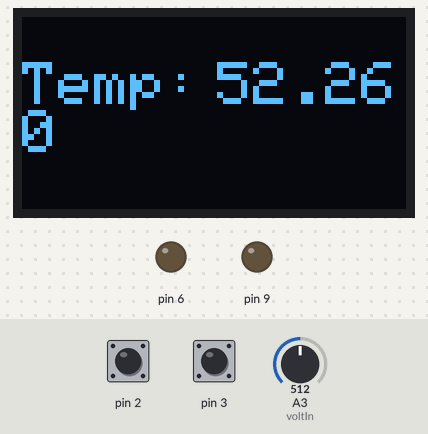
The sketch below on a simulated Arduino Uno, built with avr-gcc and run on an emulated ATmega328P. Shown: 128×64 one-colour display, output pins drawn as LEDs (lit = HIGH). The inputs (shaded band) are chosen by the test bench; at power-on: pin 2 HIGH, A3 (voltIn) = 512, pin 3 HIGH. The display library's start-up logo is not drawn; what the sketch prints to the serial monitor is not drawn.

Above: at 3.7 s.
3.8 s: pin 2 pulled LOW for 0.6 s
At 5.4 s:
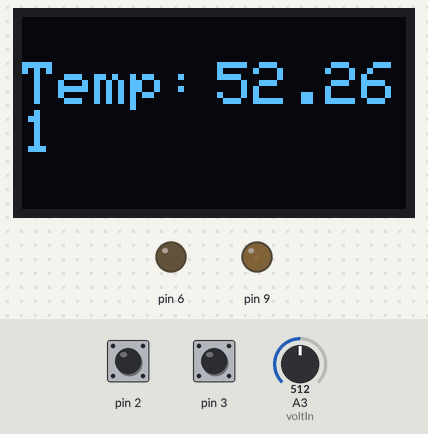
5.9 s: A3 (voltIn) set to 0
At 6.8 s:
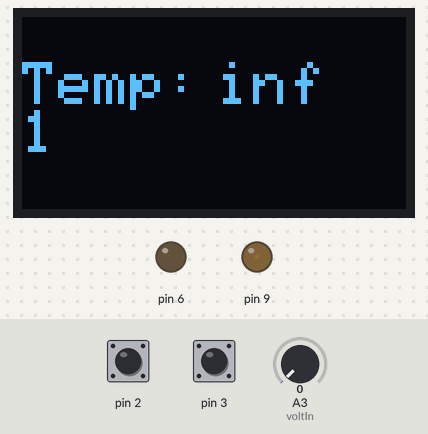
7.5 s: pin 3 pulled LOW for 0.6 s
At 8.0 s:
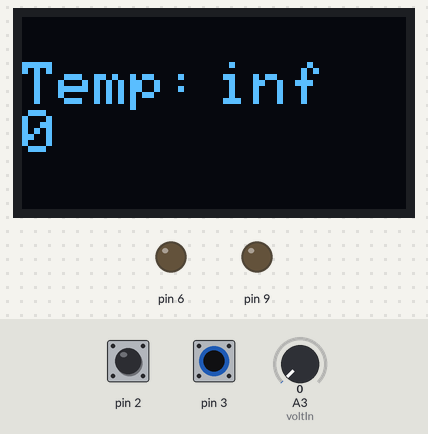
9.6 s: A3 (voltIn) set to 122
At 11.1 s:
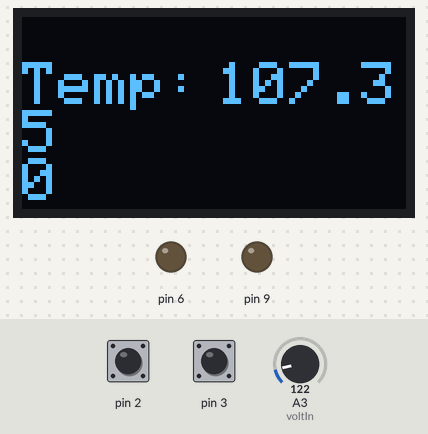
11.5 s: pin 2 pulled LOW for 1 s
At 12.3 s:
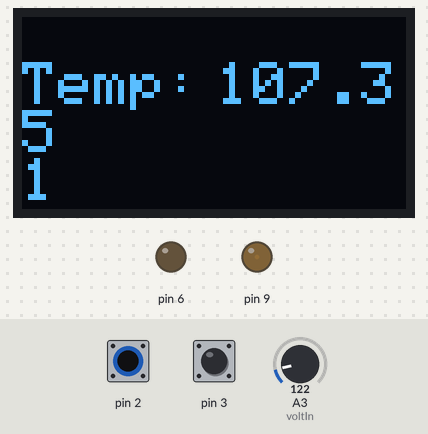
14.0 s: A3 (voltIn) set to 306
At 15.3 s:
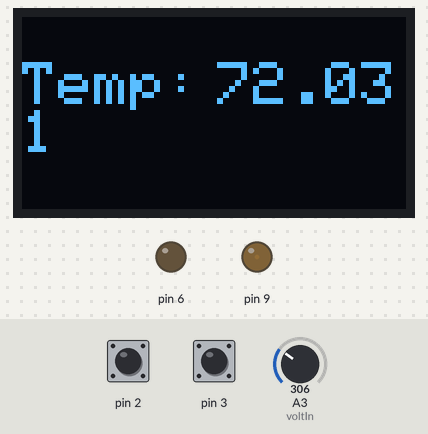
Timing chart, 0 to 16.5 s (numbered marks = the images above; inputs shaded):
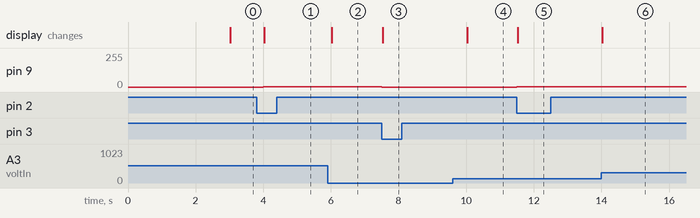

The sketch:

Button_Control_Heater_and_TempOLED.ino
```cpp
#include <Wire.h>
#include <Adafruit_GFX.h>
#include <Adafruit_SSD1306.h>

#define OLED_RESET 4
Adafruit_SSD1306 display(OLED_RESET);

#define NUMFLAKES 10
#define XPOS 0
#define YPOS 1
#define DELTAY 2

#define LOGO16_GLCD_HEIGHT 16
#define LOGO16_GLCD_WIDTH  16
static unsigned char PROGMEM const logo16_glcd_bmp[] =
{ B00000000, B11000000,
  B00000001, B11000000,
  B00000001, B11000000,
  B00000011, B11100000,
  B11110011, B11100000,
  B11111110, B11111000,
  B01111110, B11111111,
  B00110011, B10011111,
  B00011111, B11111100,
  B00001101, B01110000,
  B00011011, B10100000,
  B00111111, B11100000,
  B00111111, B11110000,
  B01111100, B11110000,
  B01110000, B01110000,
  B00000000, B00110000
 };

#if (SSD1306_LCDHEIGHT != 64)
#error("Height incorrect, please fix Adafruit_SSD1306.h!");
#endif

double anlogVal = 0;
int voltIn = A3;
volatile int heatOut = 0;
double actTemp = 0;


void setup() {
  // put your setup code here, to run once:
  pinMode(voltIn, INPUT);
  pinMode(9, OUTPUT);
  pinMode(2, INPUT_PULLUP);
  pinMode(3, INPUT_PULLUP);
  analogReference(EXTERNAL);
  attachInterrupt(digitalPinToInterrupt(2), heatUp, FALLING);
  attachInterrupt(digitalPinToInterrupt(3), heatDown, FALLING);
  analogWrite(6,0);
  Serial.begin(9600);

  // initialize with the I2C addr 0x3D (for the 128x64)
  display.begin(SSD1306_SWITCHCAPVCC, 0x3C);

  // show splashscreen
  display.display();
  delay(2000);
  display.clearDisplay();

  display.setTextSize(2);
  display.setTextColor(WHITE);
  display.clearDisplay();
  display.display();
  delay(500);
}

void loop() {
  // put your main code here, to run repeatedly:
  if(millis() % 500 == 0){ //Every 500 miliseconds
    analogWrite(9, heatOut);
    anlogVal = analogRead(voltIn);
    actTemp = (log(anlogVal) * -38.41) + 291.87;
    display.setCursor(0, 15);
    display.println("Temp:");
    display.setCursor(65, 15);
    display.println(actTemp);
    display.println(heatOut);
    display.display();
    Serial.println(anlogVal);
    delay(100);
    display.clearDisplay();
  }
}

void heatUp () {
  if(heatOut == 255)
  {
    heatOut == 255;
    return;
  }
  heatOut++;
}

void heatDown () {
  if(heatOut == 0)
  {
    heatOut == 0;
    return;
  }
  heatOut--;
}
```

Measured:
- after the input at 3.8 s, pin 9: 0/255 → 1/255 after 0.20 s; the display: changes after 0.23 s (image 1)
- after the input at 5.9 s, the display: changes after 0.13 s (image 2)
- after the input at 7.5 s, pin 9: 1/255 → 0/255 at once; the display: changes at once (image 3)
- after the input at 9.6 s, the display: changes after 0.43 s (image 4)
- after the input at 11.5 s, pin 9: 0/255 → 1/255 at once; the display: changes at once (image 5)
- after the input at 14.0 s, the display: changes at once (image 6)
